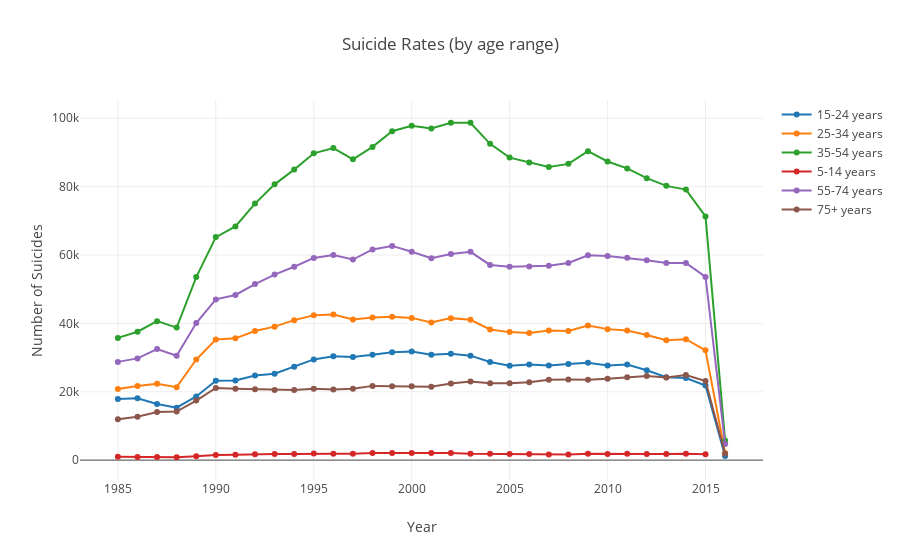

Notebook source saved alongside this figure:
### Code cell
dt_age = df.groupby(['age', 'year']).sum().suicides_no
trace_plot(dt_age, categories=categories_b, title='Suicide Rates (by age range)', x_label='Year', y_label='Number of Suicides')
